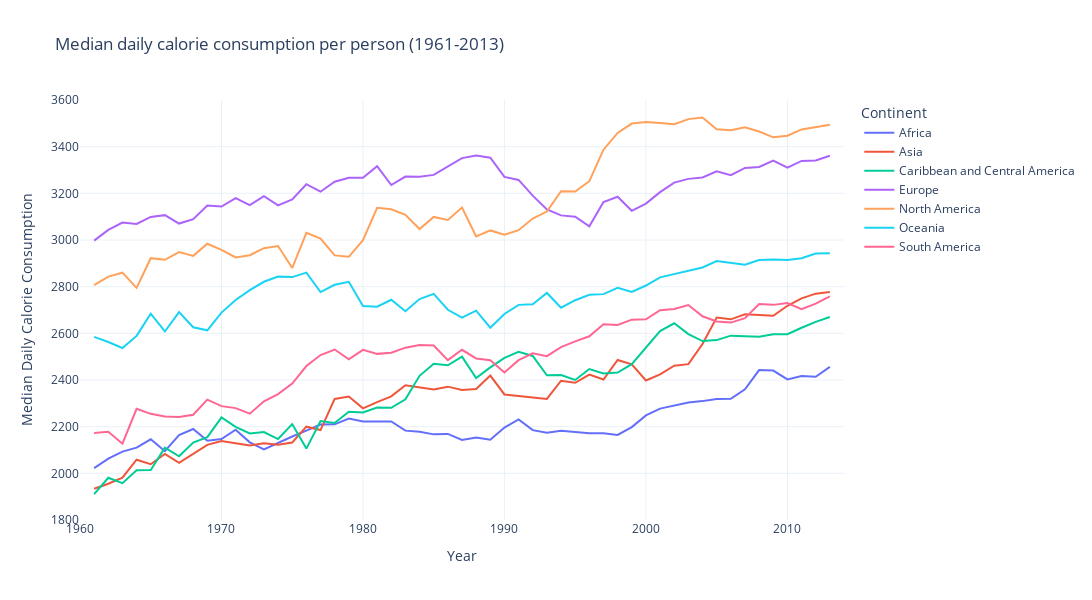

The notebook cell this image was saved under:
### Code cell
fig = px.line(median_calorie_consumption_per_continent, 
              x="year", 
              y="total", 
              title="Median daily calorie consumption per person (1961-2013)",
              height=600,
              width=1200,
              color="continent",
              template="plotly_white",
              labels={"continent": "Continent", "total": "Daily Calorie Consumption (Median)", "year": "Year"},
             )

fig.update_layout(
    xaxis_title="Year",
    yaxis_title="Median Daily Calorie Consumption",
    legend={"title": {"text": "Continent"}},
)

fig.update_xaxes(range=[1960, 2014])
fig.update_yaxes(range=[1800, 3600])

fig.show()

### Figure 1 — Plotly figure (JSON) as saved in the notebook; plotly's stock layout.template omitted (floating-point values rounded to 4 significant figures)
{"data": [{"hovertemplate": "Continent=Africa<br>Year=%{x}<br>Daily Calorie Consumption (Median)=%{y}<extra></extra>", "legendgroup": "Africa", "line": {"color": "#636efa", "dash": "solid"}, "marker": {"symbol": "circle"}, "mode": "lines", "name": "Africa", "orientation": "v", "showlegend": true, "type": "scatter", "x": [1961, 1962, 1963, 1964, 1965, 1966, 1967, 1968, 1969, 1970, 1971, 1972, 1973, 1974, 1975, 1976, 1977, 1978, 1979, 1980, 1981, 1982, 1983, 1984, 1985, 1986, 1987, 1988, 1989, 1990, 1991, 1992, 1993, 1994, 1995, 1996, 1997, 1998, 1999, 2000, 2001, 2002, 2003, 2004, 2005, 2006, 2007, 2008, 2009, 2010, 2011, 2012, 2013], "xaxis": "x", "y": [2022, 2063, 2093, 2110, 2146, 2095, 2164, 2190, 2140, 2147, 2187, 2133, 2103, 2131, 2158, 2183, 2209, 2210, 2235, 2222, 2222, 2222, 2183, 2178, 2167, 2169, 2143, 2154, 2144, 2196, 2231, 2185, 2174, 2182.0, 2178.0, 2172, 2172.0, 2164.0, 2198, 2248, 2278.0, 2290.0, 2304.0, 2310.0, 2319, 2320.0, 2360, 2442.0, 2440.0, 2402.0, 2418.0, 2414, 2456], "yaxis": "y"}, {"hovertemplate": "Continent=Asia<br>Year=%{x}<br>Daily Calorie Consumption (Median)=%{y}<extra></extra>", "legendgroup": "Asia", "line": {"color": "#EF553B", "dash": "solid"}, "marker": {"symbol": "circle"}, "mode": "lines", "name": "Asia", "orientation": "v", "showlegend": true, "type": "scatter", "x": [1961, 1962, 1963, 1964, 1965, 1966, 1967, 1968, 1969, 1970, 1971, 1972, 1973, 1974, 1975, 1976, 1977, 1978, 1979, 1980, 1981, 1982, 1983, 1984, 1985, 1986, 1987, 1988, 1989, 1990, 1991, 1992, 1993, 1994, 1995, 1996, 1997, 1998, 1999, 2000, 2001, 2002, 2003, 2004, 2005, 2006, 2007, 2008, 2009, 2010, 2011, 2012, 2013], "xaxis": "x", "y": [1934, 1956.0, 1982.0, 2058.0, 2039, 2084.0, 2045, 2084.0, 2122, 2138.0, 2128.0, 2120.0, 2128.0, 2122.0, 2132, 2200, 2186.0, 2319, 2329, 2278.0, 2306.0, 2330, 2378.0, 2368.0, 2360.0, 2372.0, 2357, 2362.0, 2419, 2338, 2333, 2325, 2319, 2397, 2388, 2423, 2402, 2486, 2467, 2398, 2424, 2461, 2468, 2554, 2668, 2660, 2682, 2679, 2675, 2718, 2750, 2770, 2777], "yaxis": "y"}, {"hovertemplate": "Continent=Caribbean and Central America<br>Year=%{x}<br>Daily Calorie Consumption (Median)=%{y}<extra></extra>", "legendgroup": "Caribbean and Central America", "line": {"color": "#00cc96", "dash": "solid"}, "marker": {"symbol": "circle"}, "mode": "lines", "name": "Caribbean and Central America", "orientation": "v", "showlegend": true, "type": "scatter", "x": [1961, 1962, 1963, 1964, 1965, 1966, 1967, 1968, 1969, 1970, 1971, 1972, 1973, 1974, 1975, 1976, 1977, 1978, 1979, 1980, 1981, 1982, 1983, 1984, 1985, 1986, 1987, 1988, 1989, 1990, 1991, 1992, 1993, 1994, 1995, 1996, 1997, 1998, 1999, 2000, 2001, 2002, 2003, 2004, 2005, 2006, 2007, 2008, 2009, 2010, 2011, 2012, 2013], "xaxis": "x", "y": [1911, 1981, 1958, 2013, 2014, 2110, 2073, 2132, 2155, 2240, 2199, 2171, 2177, 2147, 2211, 2106, 2224, 2216, 2264, 2261, 2282, 2281, 2317, 2418, 2470, 2463, 2500, 2408, 2454, 2495, 2521, 2503, 2420, 2421, 2400, 2447, 2428, 2432, 2468, 2541, 2610, 2643, 2597, 2567, 2571, 2590, 2589, 2585, 2596, 2596, 2624, 2649, 2670], "yaxis": "y"}, {"hovertemplate": "Continent=Europe<br>Year=%{x}<br>Daily Calorie Consumption (Median)=%{y}<extra></extra>", "legendgroup": "Europe", "line": {"color": "#ab63fa", "dash": "solid"}, "marker": {"symbol": "circle"}, "mode": "lines", "name": "Europe", "orientation": "v", "showlegend": true, "type": "scatter", "x": [1961, 1962, 1963, 1964, 1965, 1966, 1967, 1968, 1969, 1970, 1971, 1972, 1973, 1974, 1975, 1976, 1977, 1978, 1979, 1980, 1981, 1982, 1983, 1984, 1985, 1986, 1987, 1988, 1989, 1990, 1991, 1992, 1993, 1994, 1995, 1996, 1997, 1998, 1999, 2000, 2001, 2002, 2003, 2004, 2005, 2006, 2007, 2008, 2009, 2010, 2011, 2012, 2013], "xaxis": "x", "y": [2998.0, 3044.0, 3074.0, 3069, 3099, 3106.0, 3070.0, 3089, 3148, 3144.0, 3180.0, 3150.0, 3188, 3148.0, 3174.0, 3239, 3207, 3250, 3267, 3267, 3316.0, 3236.0, 3272, 3272.0, 3279, 3316, 3351, 3362, 3352.0, 3270.0, 3258.0, 3190, 3131, 3106.0, 3100.0, 3058.0, 3163, 3186.0, 3125, 3156, 3205, 3246, 3262, 3268, 3294, 3278, 3309, 3313, 3340, 3310, 3339, 3341, 3361], "yaxis": "y"}, {"hovertemplate": "Continent=North America<br>Year=%{x}<br>Daily Calorie Consumption (Median)=%{y}<extra></extra>", "legendgroup": "North America", "line": {"color": "#FFA15A", "dash": "solid"}, "marker": {"symbol": "circle"}, "mode": "lines", "name": "North America", "orientation": "v", "showlegend": true, "type": "scatter", "x": [1961, 1962, 1963, 1964, 1965, 1966, 1967, 1968, 1969, 1970, 1971, 1972, 1973, 1974, 1975, 1976, 1977, 1978, 1979, 1980, 1981, 1982, 1983, 1984, 1985, 1986, 1987, 1988, 1989, 1990, 1991, 1992, 1993, 1994, 1995, 1996, 1997, 1998, 1999, 2000, 2001, 2002, 2003, 2004, 2005, 2006, 2007, 2008, 2009, 2010, 2011, 2012, 2013], "xaxis": "x", "y": [2807, 2843, 2860, 2795, 2922, 2915, 2948, 2932, 2984, 2958, 2925, 2935, 2965, 2974, 2880, 3031, 3006, 2934, 2928, 2999, 3138, 3132, 3108, 3047, 3099, 3086, 3139, 3015, 3041, 3023, 3042, 3092, 3122, 3209, 3208, 3252, 3387, 3459, 3499, 3506, 3501, 3496, 3518, 3525, 3475, 3470, 3483, 3465, 3440, 3447, 3474, 3485, 3494], "yaxis": "y"}, {"hovertemplate": "Continent=Oceania<br>Year=%{x}<br>Daily Calorie Consumption (Median)=%{y}<extra></extra>", "legendgroup": "Oceania", "line": {"color": "#19d3f3", "dash": "solid"}, "marker": {"symbol": "circle"}, "mode": "lines", "name": "Oceania", "orientation": "v", "showlegend": true, "type": "scatter", "x": [1961, 1962, 1963, 1964, 1965, 1966, 1967, 1968, 1969, 1970, 1971, 1972, 1973, 1974, 1975, 1976, 1977, 1978, 1979, 1980, 1981, 1982, 1983, 1984, 1985, 1986, 1987, 1988, 1989, 1990, 1991, 1992, 1993, 1994, 1995, 1996, 1997, 1998, 1999, 2000, 2001, 2002, 2003, 2004, 2005, 2006, 2007, 2008, 2009, 2010, 2011, 2012, 2013], "xaxis": "x", "y": [2585, 2563, 2537, 2589, 2684, 2608, 2691, 2626, 2613, 2689, 2743, 2785, 2821, 2843, 2841, 2860, 2777, 2808, 2821, 2717, 2714, 2744, 2695, 2747, 2769, 2701, 2667, 2697, 2624, 2683, 2722, 2725, 2773, 2710, 2742, 2765, 2768, 2795, 2777, 2805, 2840, 2855, 2869, 2882, 2910, 2903, 2894, 2914, 2916, 2914, 2922, 2942, 2943], "yaxis": "y"}, {"hovertemplate": "Continent=South America<br>Year=%{x}<br>Daily Calorie Consumption (Median)=%{y}<extra></extra>", "legendgroup": "South America", "line": {"color": "#FF6692", "dash": "solid"}, "marker": {"symbol": "circle"}, "mode": "lines", "name": "South America", "orientation": "v", "showlegend": true, "type": "scatter", "x": [1961, 1962, 1963, 1964, 1965, 1966, 1967, 1968, 1969, 1970, 1971, 1972, 1973, 1974, 1975, 1976, 1977, 1978, 1979, 1980, 1981, 1982, 1983, 1984, 1985, 1986, 1987, 1988, 1989, 1990, 1991, 1992, 1993, 1994, 1995, 1996, 1997, 1998, 1999, 2000, 2001, 2002, 2003, 2004, 2005, 2006, 2007, 2008, 2009, 2010, 2011, 2012, 2013], "xaxis": "x", "y": [2173, 2178.0, 2127, 2276.0, 2255, 2244, 2241, 2251, 2316, 2288, 2280.0, 2256.0, 2308.0, 2340.0, 2384.0, 2460, 2507, 2530.0, 2488.0, 2529, 2512, 2517, 2538.0, 2550, 2548.0, 2485, 2530.0, 2492.0, 2484.0, 2432, 2485, 2514.0, 2502, 2541, 2566.0, 2588.0, 2638.0, 2636, 2658.0, 2660.0, 2699, 2704.0, 2722.0, 2673, 2650.0, 2646, 2665, 2726, 2722, 2730, 2704, 2727, 2758.0], "yaxis": "y"}], "layout": {"height": 600, "legend": {"title": {"text": "Continent"}, "tracegroupgap": 0}, "title": {"text": "Median daily calorie consumption per person (1961-2013)"}, "width": 1200, "xaxis": {"anchor": "y", "domain": [0, 1], "range": [1960, 2014], "title": {"text": "Year"}, "type": "linear"}, "yaxis": {"anchor": "x", "domain": [0, 1], "range": [1800, 3600], "title": {"text": "Median Daily Calorie Consumption"}, "type": "linear"}}}
